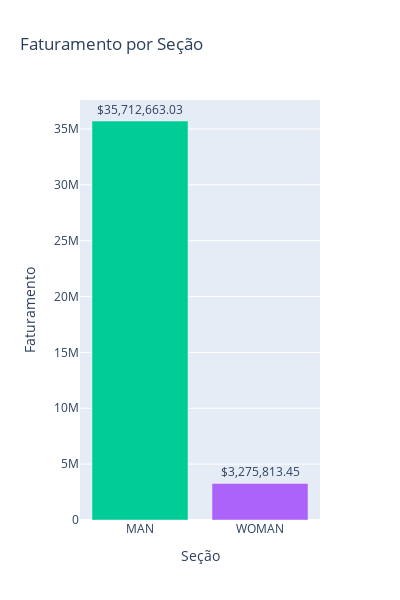

The cell this chart's notebook holds for it:
### Code cell
labels = faturamento_secao.index
values = faturamento_secao['Total price']
textos_formatados = [f'${v:,.2f}' for v in values]
# Lista de cores (pode personalizar)
cores = ['#00CC96', '#AB63FA']
fig = go.Figure(data=[go.Bar(x=labels, y=values, marker_color=cores, text=textos_formatados, textposition='outside')], 
                layout_title_text='Faturamento por Seção', layout_xaxis_title='Seção', layout_yaxis_title='Faturamento', layout_height=600, layout_width=400)
fig.show()

### Figure 1 — Plotly figure (JSON) as saved in the notebook; plotly's stock layout.template omitted (floating-point values rounded to 4 significant figures)
{"data": [{"marker": {"color": ["#00CC96", "#AB63FA"]}, "text": ["$35,712,663.03", "$3,275,813.45"], "textposition": "outside", "type": "bar", "x": ["MAN", "WOMAN"], "y": [35710000.0, 3276000.0]}], "layout": {"height": 600, "title": {"text": "Faturamento por Seção"}, "width": 400, "xaxis": {"title": {"text": "Seção"}}, "yaxis": {"title": {"text": "Faturamento"}}}}
